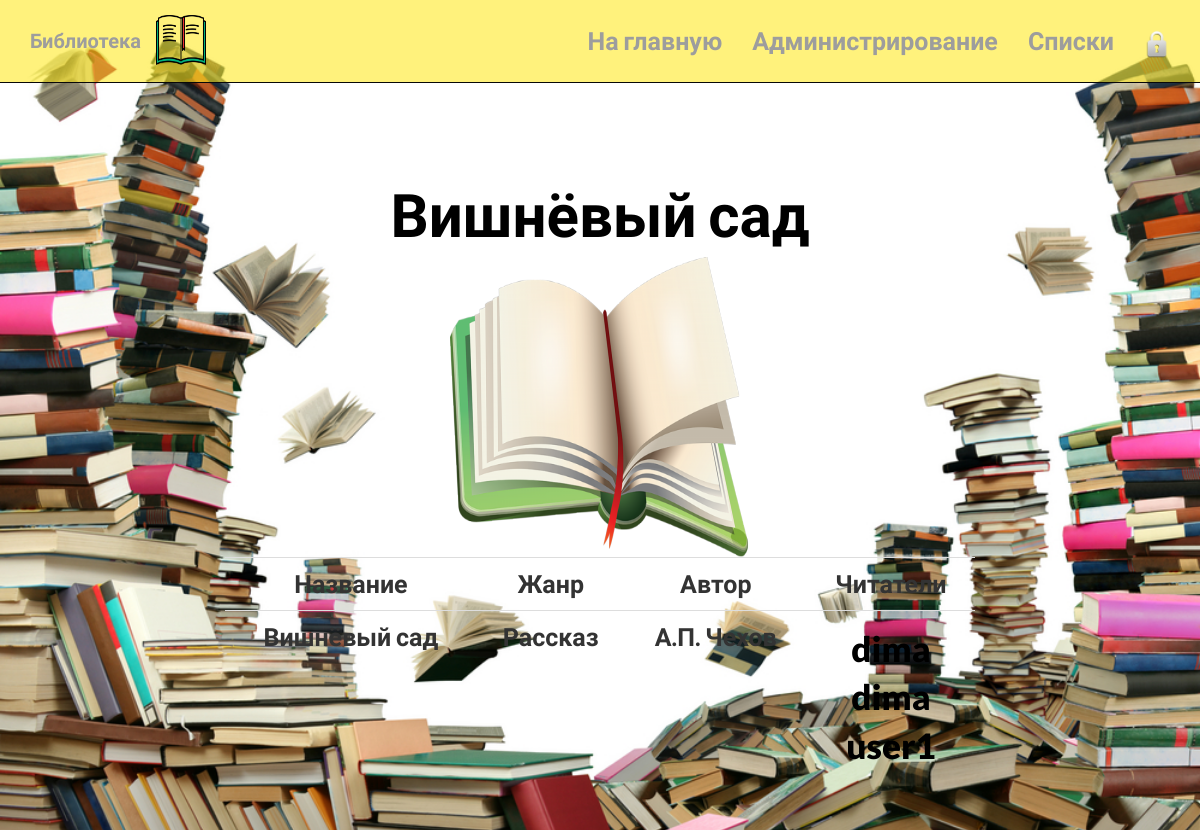
Screenshot of /list_books/1 with the database file from the repository.
### my_app/models.py (models this page shows, shortened)
class Book(models.Model):
        id_book = models.AutoField(primary_key=True)
        name_book = models.CharField(max_length=100, verbose_name='Название книги')
        genre_book = models.CharField(max_length=50, default='Жанр неизвестен', verbose_name='Жанр')
        photo = models.ImageField(null=True, blank=True, default='no-image.png', verbose_name='Фото')
        writer_book = models.CharField(max_length=100, verbose_name='Автор')
        year_book = models.IntegerField(verbose_name='Год создания')
        users = models.ManyToManyField(User, through='Issuance', through_fields=('book_name', 'username'))
        def get_users(self):
            return [{'name': user.username} for user in self.users.all()]

### my_app/views.py (the view)
# urls.py: url(r'^list_books/(?P<id>\d+)', book_id, name='book_id_url'),
def book_id(request, id):
    book = Book.objects.filter(id_book=id)
    book = book.first()
    id = request.GET.get('id')
    if id:
        queryset = Book.objects.filter(id=id)
    return render(request, 'book_id.html', locals())

### templates/book_id.html
{% extends 'base.html' %}
{% block body1 %}
<div id="header1">
        <div class="container">
            <div class="row centered">
                <div class="col-lg-8 col-lg-offset-2">
                    <h1 style="font-size: 60px"><br>{{ book.name_book }}<br></h1>
                    {% if book.photo %}
                                <td><img src="{{book.photo.url}}" width="300" height="300"></td>
                            {% endif %}
                    <table class="table table-hover table-inverse">
                <tr href="{% url 'list_books_url'%}">
                    <td>Название</td>
                    <td>Жанр</td>
                    <td>Автор</td>
                    <td>Читатели</td>
                </tr>
                <tr>
                    <td>{{book.name_book}}</td>
                    <td>{{book.genre_book}}</td>
                    <td>{{book.writer_book}}</td>
                    <td>
                        {% for user in book.get_users %}
                          <h4>{{ user.name }}</h4>
                        {% endfor %}
                    </td>
                </tr>
                </table>
                </div>
            </div>
        </div>
</div>
{% endblock %}

### rows the page displays
Book: name_book "Вишнёвый сад", photo (picture), genre_book "Рассказ", writer_book "А.П. Чехов"

### other values shown
{{ user.name }} "dima" "dima" "user1"
